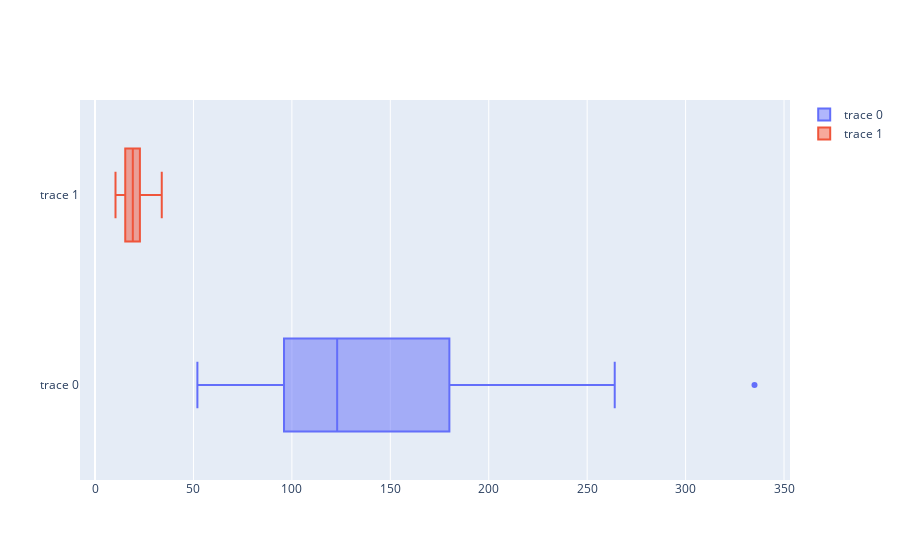

The code cell stored with this chart in its notebook:
### Code cell
fig = go.Figure()
fig.add_trace(go.Box(x=mtcars.hp))
fig.add_trace(go.Box(x=mtcars.mpg))
fig.show()

### Figure 1 — Plotly figure (JSON) as saved in the notebook; plotly's stock layout.template omitted (floating-point values rounded to 4 significant figures)
{"data": [{"type": "box", "x": [110, 110, 93, 110, 175, 105, 245, 62, 95, 123, 123, 180, 180, 180, 205, 215, 230, 66, 52, 65, 97, 150, 150, 245, 175, 66, 91, 113, 264, 175, 335, 109]}, {"type": "box", "x": [21, 21, 22.8, 21.4, 18.7, 18.1, 14.3, 24.4, 22.8, 19.2, 17.8, 16.4, 17.3, 15.2, 10.4, 10.4, 14.7, 32.4, 30.4, 33.9, 21.5, 15.5, 15.2, 13.3, 19.2, 27.3, 26, 30.4, 15.8, 19.7, 15, 21.4]}], "layout": {}}
